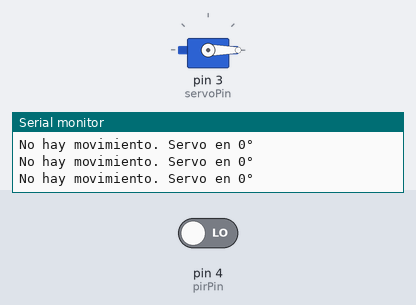
A sketch run on a simulated Arduino Uno, built with avr-gcc and run on an emulated ATmega328P. On the bench: servo, the last lines printed to the serial monitor. Inputs (shaded band) come from the test bench; at power-on: pin 4 (pirPin) LOW.

Above: at 2.8 s.
2.9 s: pin 4 (pirPin) driven HIGH
At 4.2 s:
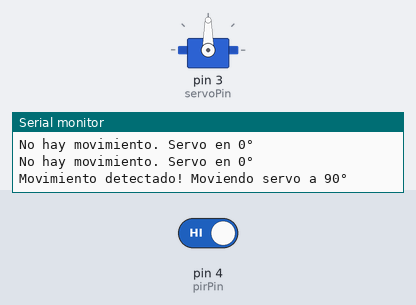
4.5 s: pin 4 (pirPin) driven LOW
At 6.6 s:
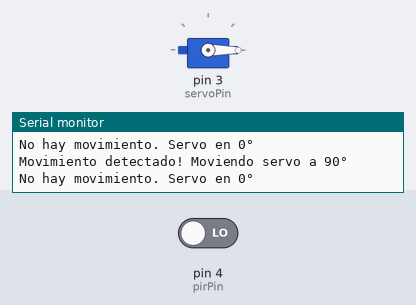
Timing chart, 0 to 8.1 s (numbered marks = the images above; inputs shaded):
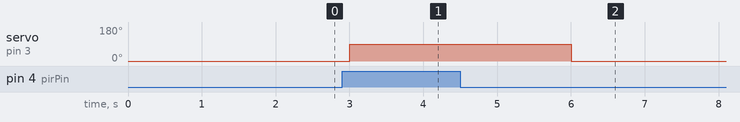

Measured:
- after the input at 2.9 s, servo on pin 3 (servoPin): 0° → 90° after 0.10 s
- after the input at 4.5 s, servo on pin 3 (servoPin): 90° → 0° after 1.5 s

The sketch:

ServoyPIR.ino
```cpp
#include <Servo.h>

const int pirPin = 4;
const int servoPin = 3;
Servo servo;

void setup() {
  Serial.begin(9600);
  pinMode(pirPin, INPUT);
  servo.attach(servoPin);
  servo.write(0);
}

void loop() {
  int pirState = digitalRead(pirPin);

  if (pirState == HIGH) {
    servo.write(90);
    Serial.println("Movimiento detectado! Moviendo servo a 90°");
    delay(2000);
  } else {
    servo.write(0);
    Serial.println("No hay movimiento. Servo en 0°");
  }

  delay(1000);
}
```
